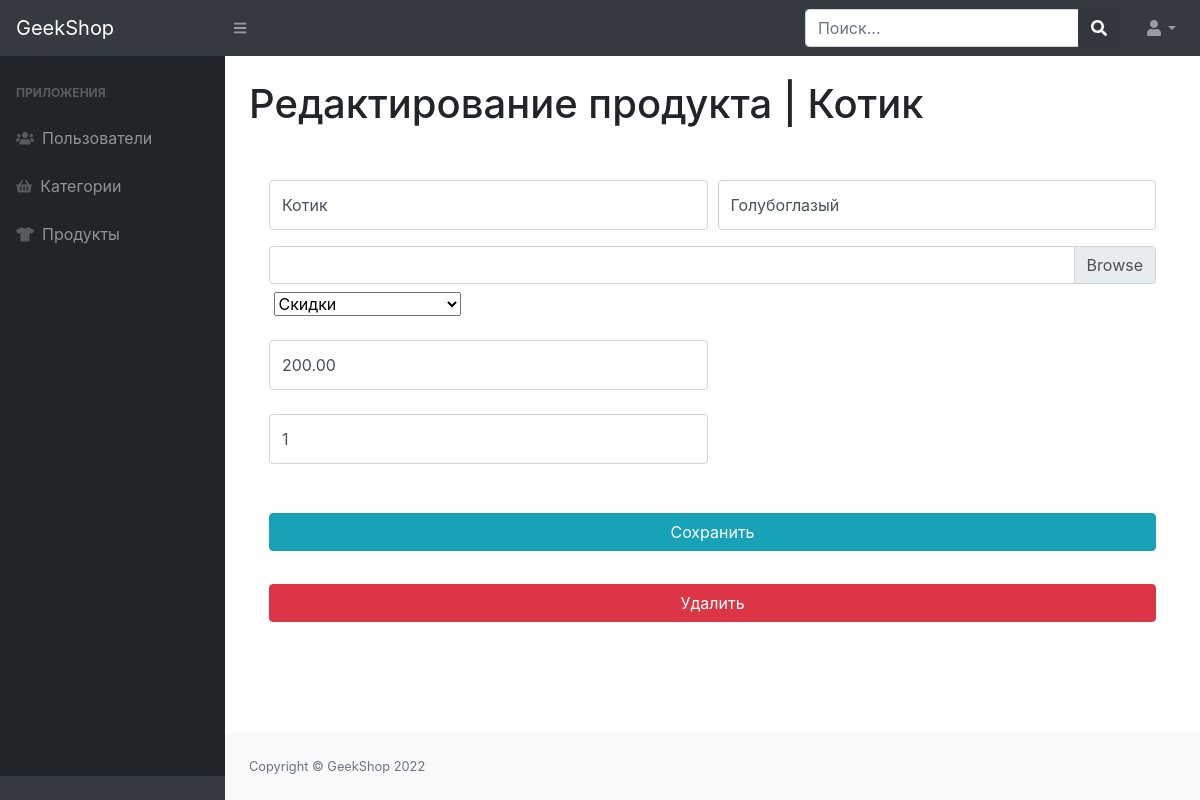
Page /admins-staff/products-update/1/ on the committed database.
### products/models.py (models this page shows, shortened)
class Product(models.Model):
    name = models.CharField(max_length=256)
    image = models.ImageField(upload_to='products_images', blank=True, null=True)
    description = models.CharField(max_length=256)
    price = models.DecimalField(max_digits=8, decimal_places=2, default=0)
    quantity = models.PositiveIntegerField(default=0)
    category = models.ForeignKey(ProductCategory, on_delete=models.CASCADE)
    is_active = models.BooleanField('активность', default=True)

### admins/views.py (the view)
# urls.py: path('products-update/<int:pk>/', ProductAdminUpdateView.as_view(), name='admin_products_update'),
class ProductAdminUpdateView(CommonMixin, UpdateView):
    model = Product
    form_class = ProductsAdminForm
    template_name = 'admins/admin-products-update-delete.html'
    success_url = reverse_lazy('admins_staff:admin_products')
    title = 'Админка/Редактирование товара'
    success_message = 'Товар успешно изменён!'

### admins/forms.py
class ProductsAdminForm(ModelForm):
    name = forms.CharField(
        widget=forms.TextInput(attrs={'class': 'form-control py-4', 'placeholder': 'Название продукта'}))
    description = forms.CharField(
        widget=forms.TextInput(attrs={'class': 'form-control py-4', 'placeholder': 'Описание'}))
    category = forms.ModelChoiceField(queryset=ProductCategory.objects.all(), empty_label='Выберите категорию')
    price = forms.FloatField(widget=forms.NumberInput(attrs={'class': 'form-control py-4', 'placeholder': 'Цена'}),
                             required=False)
    quantity = forms.IntegerField(
        widget=forms.NumberInput(attrs={'class': 'form-control py-4', 'placeholder': 'Количество'}), required=False)
    image = forms.ImageField(widget=forms.FileInput(attrs={'class': 'custom-file-input'}), required=False)
    class Meta:
        model = Product
        fields = ('name', 'description', 'category', 'price', 'quantity', 'image')

### admins/views.py (called while the page is built)
    def get_context_data(self, *args, **kwargs):
        context = super(CommonMixin, self).get_context_data(object_list=None, *args, **kwargs)
        context['title'] = self.title
        return context

### products/models.py (called while the page is built)
    def __str__(self):
        return self.name

### admins/templates/admins/admin-products-update-delete.html (shortened to what this page needs)
{% extends 'admins/base.html' %}
{% block content %}
   <main>
        <div class="container-fluid">
                <h1 class="mt-4">Редактирование продукта | {{ object.name }}</h1>
                <div class="card-body">
                    <form action="{% url 'admins_staff:admin_products_update' object.id %}" method="post"
                          enctype="multipart/form-data">
                        <div class="form-row">
                        <div class="col-lg-6">
                            <div class="form-group">
                                {{ form.name }}
                            </div>
                        </div>
                        <div class="col-lg-6">
                            <div class="form-group">
                                {{ form.description }}
                            </div>
                        </div>
                    </div>
                    <div class="form-row mb-2">
                        <div class="col-lg-12">
                            <div class="custom-file">
                                <label class="custom-file-label" for="{{ form.image.id_for_label }}">
                                </label>
                            </div>
                        </div>
                    </div>
                    <div class="form-row">
                        <div class="col-lg-6">
                            {{ form.category }}
                        </div>
                        <div class="col-lg-6">
                        </div>
                        <div class="col-lg-6">
                            {{ form.price }}
                        </div>
                    </div>
                    <div class="form-row">
                        <div class="col-md-6" align="center">
                            <div class="form-group">
                                {{ form.quantity }}
                            </div>
                        </div>
                    </div>
                    <div class="form-row">
                        <div class="col-lg-12" style="margin-top: 33px;">
                            <input class="btn btn-info btn-block" type="submit" value="Сохранить">
                        </div>
                    </div>
                </form>
                    <div class="row">
                        <div class="col-lg-12" style="margin-top: 33px;">
                            <form action="{% url 'admins_staff:admin_products_delete' object.id %}" method="post">
                            <input type="submit" class="btn btn-danger btn-block" value="Удалить">
                            </form>
                        </div>
                    </div>
                </div>
            </div>
        </main>
{% endblock %}

### rows in the picture
Product: name "Котик", description "Голубоглазый", category "Скидки", price "200.00", quantity "1"
